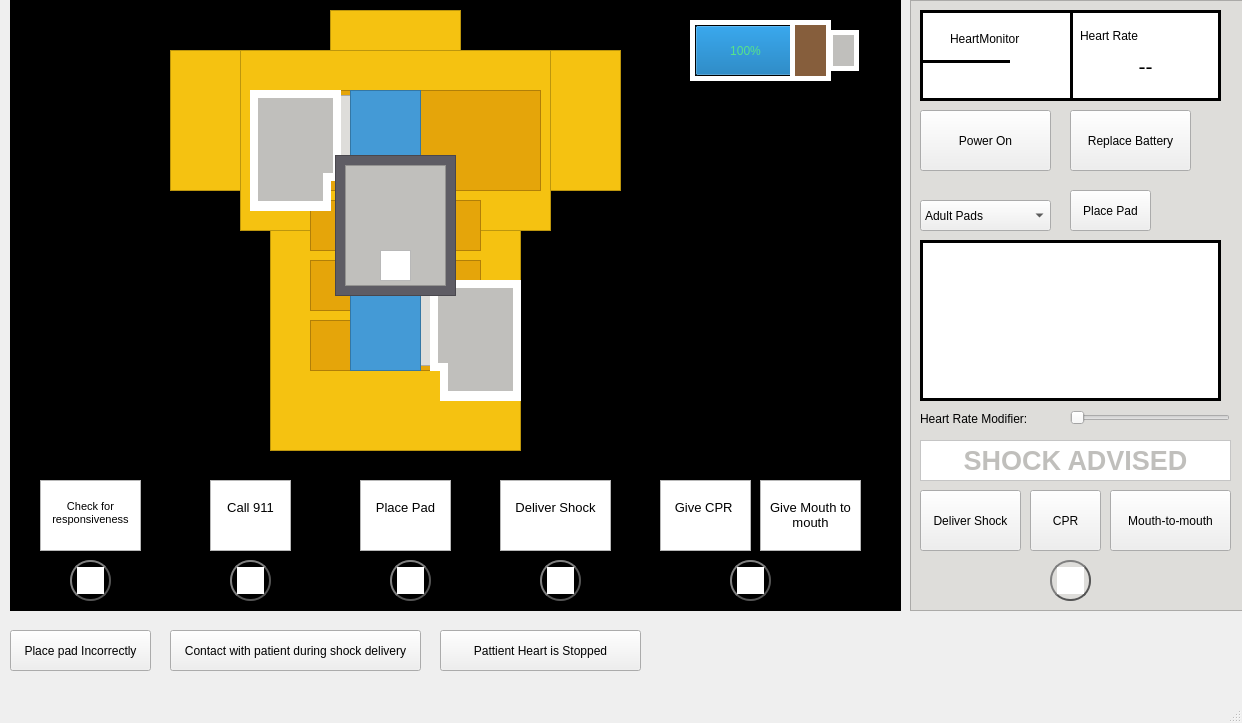
 <widget class="QMainWindow" name="MainWindow">
  <property name="geometry">
   <rect>
    <x>0</x>
    <y>0</y>
    <width>1242</width>
    <height>723</height>
   </rect>
  </property>
  <property name="windowTitle">
   <string>MainWindow</string>
  </property>
  <property name="styleSheet">
   <string notr="true"/>
  </property>
  <widget class="QWidget" name="centralwidget">
   <widget class="QTextEdit" name="AEDDisplay">
    <property name="geometry">
     <rect>
      <x>10</x>
      <y>0</y>
      <width>891</width>
      <height>611</height>
     </rect>
    </property>
    <property name="styleSheet">
     <string notr="true">background-color: rgb(0, 0, 0);</string>
    </property>
   </widget>
   <widget class="QTextEdit" name="textEdit">
    <property name="geometry">
     <rect>
      <x>910</x>
      <y>0</y>
      <width>341</width>
      <height>611</height>
     </rect>
    </property>
    <property name="styleSheet">
     <string notr="true">background-color: rgb(222, 221, 218);</string>
    </property>
   </widget>
   <widget class="QTextEdit" name="GUIConsole">
    <property name="geometry">
     <rect>
      <x>920</x>
      <y>240</y>
      <width>301</width>
      <height>161</height>
     </rect>
    </property>
    <property name="styleSheet">
     <string notr="true">border: 3px solid #555;
border-color: rgb(0, 0, 0);</string>
    </property>
   </widget>
   <widget class="QLineEdit" name="heartmonitorBox">
    <property name="geometry">
     <rect>
      <x>920</x>
      <y>10</y>
      <width>161</width>
      <height>91</height>
     </rect>
    </property>
    <property name="styleSheet">
     <string notr="true">border: 3px solid #555;
border-color: rgb(0, 0, 0);</string>
    </property>
   </widget>
   <widget class="QLineEdit" name="lineEdit_2">
    <property name="geometry">
     <rect>
      <x>1070</x>
      <y>10</y>
      <width>151</width>
      <height>91</height>
     </rect>
    </property>
    <property name="styleSheet">
     <string notr="true">border: 3px solid #555;
border-color: rgb(0, 0, 0);</string>
    </property>
   </widget>
   <widget class="QLabel" name="label">
    <property name="geometry">
     <rect>
      <x>1080</x>
      <y>20</y>
      <width>131</width>
      <height>31</height>
     </rect>
    </property>
    <property name="styleSheet">
     <string notr="true">font: 75 18pt &quot;DejaVu Sans&quot;;</string>
    </property>
    <property name="text">
     <string>Heart Rate</string>
    </property>
   </widget>
   <widget class="QPushButton" name="powerOn">
    <property name="geometry">
     <rect>
      <x>920</x>
      <y>110</y>
      <width>131</width>
      <height>61</height>
     </rect>
    </property>
    <property name="text">
     <string>Power On</string>
    </property>
   </widget>
   <widget class="QPushButton" name="replaceBattery">
    <property name="geometry">
     <rect>
      <x>1070</x>
      <y>110</y>
      <width>121</width>
      <height>61</height>
     </rect>
    </property>
    <property name="text">
     <string>Replace Battery</string>
    </property>
   </widget>
   <widget class="QComboBox" name="electrodePadOption">
    <property name="geometry">
     <rect>
      <x>920</x>
      <y>200</y>
      <width>131</width>
      <height>31</height>
     </rect>
    </property>
    <item>
     <property name="text">
      <string>Adult Pads</string>
     </property>
    </item>
    <item>
     <property name="text">
      <string>Child Pads</string>
     </property>
    </item>
   </widget>
   <widget class="QPushButton" name="shockDelivery">
    <property name="geometry">
     <rect>
      <x>920</x>
      <y>490</y>
      <width>101</width>
      <height>61</height>
     </rect>
    </property>
    <property name="text">
     <string>Deliver Shock</string>
    </property>
   </widget>
   <widget class="QPushButton" name="CPR">
    <property name="geometry">
     <rect>
      <x>1030</x>
      <y>490</y>
      <width>71</width>
      <height>61</height>
     </rect>
    </property>
    <property name="text">
     <string>CPR</string>
    </property>
    <property name="checkable">
     <bool>false</bool>
    </property>
    <property name="checked">
     <bool>false</bool>
    </property>
   </widget>
   <widget class="Line" name="line">
    <property name="geometry">
     <rect>
      <x>920</x>
      <y>60</y>
      <width>90</width>
      <height>3</height>
     </rect>
    </property>
    <property name="styleSheet">
     <string notr="true">border: 3px solid #555;
border-color: rgb(0, 0, 0);</string>
    </property>
    <property name="orientation">
     <enum>Qt::Horizontal</enum>
    </property>
   </widget>
   <widget class="QTextEdit" name="textEdit_2">
    <property name="geometry">
     <rect>
      <x>690</x>
      <y>20</y>
      <width>101</width>
      <height>61</height>
     </rect>
    </property>
    <property name="styleSheet">
     <string notr="true">border: 5px solid #555;
background-color: rgb(0, 0, 0);
border-color: rgb(255, 255, 255);</string>
    </property>
   </widget>
   <widget class="QProgressBar" name="batteryProgressBar">
    <property name="geometry">
     <rect>
      <x>695</x>
      <y>25</y>
      <width>101</width>
      <height>51</height>
     </rect>
    </property>
    <property name="styleSheet">
     <string notr="true">color: rgb(87, 227, 137);
background-color: rgb(0, 0, 0);
</string>
    </property>
    <property name="maximum">
     <number>100</number>
    </property>
    <property name="value">
     <number>100</number>
    </property>
    <property name="alignment">
     <set>Qt::AlignLeading|Qt::AlignLeft|Qt::AlignVCenter</set>
    </property>
    <property name="textVisible">
     <bool>true</bool>
    </property>
   </widget>
   <widget class="QTextEdit" name="textEdit_4">
    <property name="geometry">
     <rect>
      <x>790</x>
      <y>20</y>
      <width>41</width>
      <height>61</height>
     </rect>
    </property>
    <property name="styleSheet">
     <string notr="true">border: 5px solid #555;
background-color: rgb(134, 94, 60);
border-color: rgb(255, 255, 255);</string>
    </property>
   </widget>
   <widget class="QTextEdit" name="textEdit_5">
    <property name="geometry">
     <rect>
      <x>828</x>
      <y>30</y>
      <width>31</width>
      <height>41</height>
     </rect>
    </property>
    <property name="styleSheet">
     <string notr="true">border: 5px solid #555;
background-color: rgb(192, 191, 188);
border-color: rgb(255, 255, 255);</string>
    </property>
   </widget>
   <widget class="QTextEdit" name="textEdit_6">
    <property name="geometry">
     <rect>
      <x>240</x>
      <y>50</y>
      <width>311</width>
      <height>181</height>
     </rect>
    </property>
    <property name="styleSheet">
     <string notr="true">background-color: rgb(245, 194, 17);</string>
    </property>
   </widget>
   <widget class="QTextEdit" name="pad2">
    <property name="geometry">
     <rect>
      <x>350</x>
      <y>90</y>
      <width>71</width>
      <height>191</height>
     </rect>
    </property>
    <property name="styleSheet">
     <string notr="true">background-color: rgb(68, 154, 214);</string>
    </property>
   </widget>
   <widget class="QLabel" name="heartMonitor">
    <property name="geometry">
     <rect>
      <x>950</x>
      <y>30</y>
      <width>91</width>
      <height>17</height>
     </rect>
    </property>
    <property name="text">
     <string>HeartMonitor</string>
    </property>
   </widget>
   <widget class="QPushButton" name="placePad">
    <property name="geometry">
     <rect>
      <x>1070</x>
      <y>190</y>
      <width>81</width>
      <height>41</height>
     </rect>
    </property>
    <property name="text">
     <string>Place Pad</string>
    </property>
   </widget>
   <widget class="QTextEdit" name="pad1">
    <property name="geometry">
     <rect>
      <x>250</x>
      <y>90</y>
      <width>91</width>
      <height>91</height>
     </rect>
    </property>
    <property name="styleSheet">
     <string notr="true">border: 8px solid #555;
background-color: rgb(192, 191, 188);
border-color: rgb(255, 255, 255);
</string>
    </property>
   </widget>
   <widget class="QTextEdit" name="pad4">
    <property name="geometry">
     <rect>
      <x>430</x>
      <y>280</y>
      <width>91</width>
      <height>91</height>
     </rect>
    </property>
    <property name="styleSheet">
     <string notr="true">border: 8px solid #555;
background-color: rgb(192, 191, 188);
border-color: rgb(255, 255, 255);
</string>
    </property>
   </widget>
   <widget class="QTextEdit" name="BoobLeft">
    <property name="geometry">
     <rect>
      <x>250</x>
      <y>90</y>
      <width>141</width>
      <height>101</height>
     </rect>
    </property>
    <property name="styleSheet">
     <string notr="true">background-color: rgb(229, 165, 10);</string>
    </property>
   </widget>
   <widget class="QTextEdit" name="BoobRight">
    <property name="geometry">
     <rect>
      <x>400</x>
      <y>90</y>
      <width>141</width>
      <height>101</height>
     </rect>
    </property>
    <property name="styleSheet">
     <string notr="true">background-color: rgb(229, 165, 10);</string>
    </property>
   </widget>
   <widget class="QTextEdit" name="ab1">
    <property name="geometry">
     <rect>
      <x>310</x>
      <y>200</y>
      <width>81</width>
      <height>51</height>
     </rect>
    </property>
    <property name="styleSheet">
     <string notr="true">background-color: rgb(229, 165, 10);</string>
    </property>
   </widget>
   <widget class="QTextEdit" name="ab2">
    <property name="geometry">
     <rect>
      <x>400</x>
      <y>200</y>
      <width>81</width>
      <height>51</height>
     </rect>
    </property>
    <property name="styleSheet">
     <string notr="true">background-color: rgb(229, 165, 10);</string>
    </property>
   </widget>
   <widget class="QTextEdit" name="ab3">
    <property name="geometry">
     <rect>
      <x>310</x>
      <y>260</y>
      <width>81</width>
      <height>51</height>
     </rect>
    </property>
    <property name="styleSheet">
     <string notr="true">background-color: rgb(229, 165, 10);</string>
    </property>
   </widget>
   <widget class="QTextEdit" name="ab4">
    <property name="geometry">
     <rect>
      <x>400</x>
      <y>260</y>
      <width>81</width>
      <height>51</height>
     </rect>
    </property>
    <property name="styleSheet">
     <string notr="true">background-color: rgb(229, 165, 10);</string>
    </property>
   </widget>
   <widget class="QTextEdit" name="ab5">
    <property name="geometry">
     <rect>
      <x>310</x>
      <y>320</y>
      <width>81</width>
      <height>51</height>
     </rect>
    </property>
    <property name="styleSheet">
     <string notr="true">background-color: rgb(229, 165, 10);</string>
    </property>
   </widget>
   <widget class="QTextEdit" name="ab6">
    <property name="geometry">
     <rect>
      <x>400</x>
      <y>320</y>
      <width>81</width>
      <height>51</height>
     </rect>
    </property>
    <property name="styleSheet">
     <string notr="true">background-color: rgb(229, 165, 10);</string>
    </property>
   </widget>
   <widget class="QTextEdit" name="textEdit_15">
    <property name="geometry">
     <rect>
      <x>170</x>
      <y>50</y>
      <width>71</width>
      <height>141</height>
     </rect>
    </property>
    <property name="styleSheet">
     <string notr="true">background-color: rgb(245, 194, 17);</string>
    </property>
   </widget>
   <widget class="QTextEdit" name="textEdit_16">
    <property name="geometry">
     <rect>
      <x>550</x>
      <y>50</y>
      <width>71</width>
      <height>141</height>
     </rect>
    </property>
    <property name="styleSheet">
     <string notr="true">background-color: rgb(245, 194, 17);</string>
    </property>
   </widget>
   <widget class="QTextEdit" name="textEdit_17">
    <property name="geometry">
     <rect>
      <x>330</x>
      <y>10</y>
      <width>131</width>
      <height>41</height>
     </rect>
    </property>
    <property name="styleSheet">
     <string notr="true">background-color: rgb(245, 194, 17);</string>
    </property>
   </widget>
   <widget class="QTextEdit" name="textEdit_18">
    <property name="geometry">
     <rect>
      <x>270</x>
      <y>230</y>
      <width>251</width>
      <height>221</height>
     </rect>
    </property>
    <property name="styleSheet">
     <string notr="true">background-color: rgb(245, 194, 17);</string>
    </property>
   </widget>
   <widget class="QPushButton" name="placePadIncorrectly">
    <property name="geometry">
     <rect>
      <x>10</x>
      <y>630</y>
      <width>141</width>
      <height>41</height>
     </rect>
    </property>
    <property name="text">
     <string>Place pad Incorrectly</string>
    </property>
   </widget>
   <widget class="QTextEdit" name="pad3">
    <property name="geometry">
     <rect>
      <x>350</x>
      <y>290</y>
      <width>71</width>
      <height>81</height>
     </rect>
    </property>
    <property name="styleSheet">
     <string notr="true">background-color: rgb(68, 154, 214);</string>
    </property>
   </widget>
   <widget class="QPlainTextEdit" name="pad1_1">
    <property name="geometry">
     <rect>
      <x>250</x>
      <y>90</y>
      <width>81</width>
      <height>121</height>
     </rect>
    </property>
    <property name="styleSheet">
     <string notr="true">border: 2px solid #555;
border-color: rgb(255, 255, 255);</string>
    </property>
   </widget>
   <widget class="QTextEdit" name="pad1_2">
    <property name="geometry">
     <rect>
      <x>320</x>
      <y>95</y>
      <width>41</width>
      <height>81</height>
     </rect>
    </property>
    <property name="styleSheet">
     <string notr="true">background-color: rgb(222, 221, 218);</string>
    </property>
   </widget>
   <widget class="QTextEdit" name="pad1_3">
    <property name="geometry">
     <rect>
      <x>355</x>
      <y>220</y>
      <width>61</width>
      <height>81</height>
     </rect>
    </property>
    <property name="styleSheet">
     <string notr="true">background-color: rgb(222, 221, 218);</string>
    </property>
   </widget>
   <widget class="QTextEdit" name="pad1_5">
    <property name="geometry">
     <rect>
      <x>440</x>
      <y>280</y>
      <width>81</width>
      <height>121</height>
     </rect>
    </property>
    <property name="styleSheet">
     <string notr="true">border: 2px solid #555;
border-color: rgb(255, 255, 255);</string>
    </property>
   </widget>
   <widget class="QTextEdit" name="pad1_4">
    <property name="geometry">
     <rect>
      <x>410</x>
      <y>295</y>
      <width>41</width>
      <height>71</height>
     </rect>
    </property>
    <property name="styleSheet">
     <string notr="true">background-color: rgb(222, 221, 218);</string>
    </property>
   </widget>
   <widget class="QTextEdit" name="padChild1">
    <property name="geometry">
     <rect>
      <x>335</x>
      <y>155</y>
      <width>121</width>
      <height>141</height>
     </rect>
    </property>
    <property name="styleSheet">
     <string notr="true">background-color: rgb(94, 92, 100);</string>
    </property>
   </widget>
   <widget class="QTextEdit" name="padChild2">
    <property name="geometry">
     <rect>
      <x>345</x>
      <y>165</y>
      <width>101</width>
      <height>121</height>
     </rect>
    </property>
    <property name="styleSheet">
     <string notr="true">background-color: rgb(192, 191, 188);</string>
    </property>
   </widget>
   <widget class="QTextEdit" name="padChild3">
    <property name="geometry">
     <rect>
      <x>380</x>
      <y>250</y>
      <width>31</width>
      <height>31</height>
     </rect>
    </property>
   </widget>
   <widget class="QLabel" name="label_3">
    <property name="geometry">
     <rect>
      <x>920</x>
      <y>410</y>
      <width>141</width>
      <height>17</height>
     </rect>
    </property>
    <property name="text">
     <string>Heart Rate Modifier:</string>
    </property>
   </widget>
   <widget class="QSlider" name="horizontalSlider">
    <property name="geometry">
     <rect>
      <x>1070</x>
      <y>410</y>
      <width>160</width>
      <height>16</height>
     </rect>
    </property>
    <property name="minimum">
     <number>40</number>
    </property>
    <property name="maximum">
     <number>250</number>
    </property>
    <property name="orientation">
     <enum>Qt::Horizontal</enum>
    </property>
   </widget>
   <widget class="QTextEdit" name="currHeartRate">
    <property name="geometry">
     <rect>
      <x>1110</x>
      <y>50</y>
      <width>71</width>
      <height>41</height>
     </rect>
    </property>
    <property name="layoutDirection">
     <enum>Qt::LeftToRight</enum>
    </property>
    <property name="styleSheet">
     <string notr="true">border:0; 
font: 16pt &quot;DejaVu Sans&quot;;
text-align: center;</string>
    </property>
    <property name="html">
     <string>&lt;!DOCTYPE HTML PUBLIC &quot;-//W3C//DTD HTML 4.0//EN&quot; &quot;http://www.w3.org/TR/REC-html40/strict.dtd&quot;&gt;
&lt;html&gt;&lt;head&gt;&lt;meta name=&quot;qrichtext&quot; content=&quot;1&quot; /&gt;&lt;style type=&quot;text/css&quot;&gt;
p, li { white-space: pre-wrap; }
&lt;/style&gt;&lt;/head&gt;&lt;body style=&quot; font-family:'DejaVu Sans'; font-size:16pt; font-weight:400; font-style:normal;&quot;&gt;
&lt;p align=&quot;center&quot; style=&quot; margin-top:0px; margin-bottom:0px; margin-left:0px; margin-right:0px; -qt-block-indent:0; text-indent:0px;&quot;&gt;&lt;span style=&quot; font-family:'Sans';&quot;&gt;--&lt;/span&gt;&lt;/p&gt;&lt;/body&gt;&lt;/html&gt;</string>
    </property>
   </widget>
   <widget class="QPushButton" name="contactShockDelivery">
    <property name="geometry">
     <rect>
      <x>170</x>
      <y>630</y>
      <width>251</width>
      <height>41</height>
     </rect>
    </property>
    <property name="layoutDirection">
     <enum>Qt::LeftToRight</enum>
    </property>
    <property name="styleSheet">
     <string notr="true">font: 8pt &quot;DejaVu Sans&quot;;</string>
    </property>
    <property name="text">
     <string>Contact with patient during shock delivery</string>
    </property>
   </widget>
   <widget class="QTextEdit" name="pad1_7">
    <property name="geometry">
     <rect>
      <x>448</x>
      <y>300</y>
      <width>65</width>
      <height>91</height>
     </rect>
    </property>
    <property name="styleSheet">
     <string notr="true">border: 8px solid #555;
border-color: rgb(192, 191, 188);
background-color: rgb(192, 191, 188);</string>
    </property>
   </widget>
   <widget class="QTextEdit" name="pad1_6">
    <property name="geometry">
     <rect>
      <x>258</x>
      <y>110</y>
      <width>65</width>
      <height>91</height>
     </rect>
    </property>
    <property name="styleSheet">
     <string notr="true">border: 8px solid #555;
border-color: rgb(192, 191, 188);
background-color: rgb(192, 191, 188);
</string>
    </property>
   </widget>
   <widget class="QPushButton" name="mouthToMouth">
    <property name="geometry">
     <rect>
      <x>1110</x>
      <y>490</y>
      <width>121</width>
      <height>61</height>
     </rect>
    </property>
    <property name="text">
     <string>Mouth-to-mouth</string>
    </property>
   </widget>
   <widget class="QTextEdit" name="textEdit_7">
    <property name="geometry">
     <rect>
      <x>40</x>
      <y>480</y>
      <width>101</width>
      <height>71</height>
     </rect>
    </property>
    <property name="html">
     <string>&lt;!DOCTYPE HTML PUBLIC &quot;-//W3C//DTD HTML 4.0//EN&quot; &quot;http://www.w3.org/TR/REC-html40/strict.dtd&quot;&gt;
&lt;html&gt;&lt;head&gt;&lt;meta name=&quot;qrichtext&quot; content=&quot;1&quot; /&gt;&lt;style type=&quot;text/css&quot;&gt;
p, li { white-space: pre-wrap; }
&lt;/style&gt;&lt;/head&gt;&lt;body style=&quot; font-family:'Sans'; font-size:10pt; font-weight:400; font-style:normal;&quot;&gt;
&lt;p align=&quot;center&quot; style=&quot;-qt-paragraph-type:empty; margin-top:0px; margin-bottom:0px; margin-left:0px; margin-right:0px; -qt-block-indent:0; text-indent:0px;&quot;&gt;&lt;br /&gt;&lt;/p&gt;
&lt;p align=&quot;center&quot; style=&quot; margin-top:0px; margin-bottom:0px; margin-left:0px; margin-right:0px; -qt-block-indent:0; text-indent:0px;&quot;&gt;&lt;span style=&quot; font-size:8pt;&quot;&gt;Check for responsiveness&lt;/span&gt;&lt;/p&gt;&lt;/body&gt;&lt;/html&gt;</string>
    </property>
   </widget>
   <widget class="QTextEdit" name="textEdit_8">
    <property name="geometry">
     <rect>
      <x>210</x>
      <y>480</y>
      <width>81</width>
      <height>71</height>
     </rect>
    </property>
    <property name="html">
     <string>&lt;!DOCTYPE HTML PUBLIC &quot;-//W3C//DTD HTML 4.0//EN&quot; &quot;http://www.w3.org/TR/REC-html40/strict.dtd&quot;&gt;
&lt;html&gt;&lt;head&gt;&lt;meta name=&quot;qrichtext&quot; content=&quot;1&quot; /&gt;&lt;style type=&quot;text/css&quot;&gt;
p, li { white-space: pre-wrap; }
&lt;/style&gt;&lt;/head&gt;&lt;body style=&quot; font-family:'Sans'; font-size:10pt; font-weight:400; font-style:normal;&quot;&gt;
&lt;p align=&quot;center&quot; style=&quot;-qt-paragraph-type:empty; margin-top:0px; margin-bottom:0px; margin-left:0px; margin-right:0px; -qt-block-indent:0; text-indent:0px;&quot;&gt;&lt;br /&gt;&lt;/p&gt;
&lt;p align=&quot;center&quot; style=&quot; margin-top:0px; margin-bottom:0px; margin-left:0px; margin-right:0px; -qt-block-indent:0; text-indent:0px;&quot;&gt;Call 911&lt;/p&gt;&lt;/body&gt;&lt;/html&gt;</string>
    </property>
   </widget>
   <widget class="QTextEdit" name="textEdit_9">
    <property name="geometry">
     <rect>
      <x>500</x>
      <y>480</y>
      <width>111</width>
      <height>71</height>
     </rect>
    </property>
    <property name="html">
     <string>&lt;!DOCTYPE HTML PUBLIC &quot;-//W3C//DTD HTML 4.0//EN&quot; &quot;http://www.w3.org/TR/REC-html40/strict.dtd&quot;&gt;
&lt;html&gt;&lt;head&gt;&lt;meta name=&quot;qrichtext&quot; content=&quot;1&quot; /&gt;&lt;style type=&quot;text/css&quot;&gt;
p, li { white-space: pre-wrap; }
&lt;/style&gt;&lt;/head&gt;&lt;body style=&quot; font-family:'Sans'; font-size:10pt; font-weight:400; font-style:normal;&quot;&gt;
&lt;p align=&quot;center&quot; style=&quot;-qt-paragraph-type:empty; margin-top:0px; margin-bottom:0px; margin-left:0px; margin-right:0px; -qt-block-indent:0; text-indent:0px;&quot;&gt;&lt;br /&gt;&lt;/p&gt;
&lt;p align=&quot;center&quot; style=&quot; margin-top:0px; margin-bottom:0px; margin-left:0px; margin-right:0px; -qt-block-indent:0; text-indent:0px;&quot;&gt;Deliver Shock&lt;/p&gt;&lt;/body&gt;&lt;/html&gt;</string>
    </property>
   </widget>
   <widget class="QTextEdit" name="textEdit_10">
    <property name="geometry">
     <rect>
      <x>760</x>
      <y>480</y>
      <width>101</width>
      <height>71</height>
     </rect>
    </property>
    <property name="html">
     <string>&lt;!DOCTYPE HTML PUBLIC &quot;-//W3C//DTD HTML 4.0//EN&quot; &quot;http://www.w3.org/TR/REC-html40/strict.dtd&quot;&gt;
&lt;html&gt;&lt;head&gt;&lt;meta name=&quot;qrichtext&quot; content=&quot;1&quot; /&gt;&lt;style type=&quot;text/css&quot;&gt;
p, li { white-space: pre-wrap; }
&lt;/style&gt;&lt;/head&gt;&lt;body style=&quot; font-family:'Sans'; font-size:10pt; font-weight:400; font-style:normal;&quot;&gt;
&lt;p align=&quot;center&quot; style=&quot;-qt-paragraph-type:empty; margin-top:0px; margin-bottom:0px; margin-left:0px; margin-right:0px; -qt-block-indent:0; text-indent:0px;&quot;&gt;&lt;br /&gt;&lt;/p&gt;
&lt;p align=&quot;center&quot; style=&quot; margin-top:0px; margin-bottom:0px; margin-left:0px; margin-right:0px; -qt-block-indent:0; text-indent:0px;&quot;&gt;Give Mouth to mouth&lt;/p&gt;&lt;/body&gt;&lt;/html&gt;</string>
    </property>
   </widget>
   <widget class="QTextEdit" name="textEdit_11">
    <property name="geometry">
     <rect>
      <x>660</x>
      <y>480</y>
      <width>91</width>
      <height>71</height>
     </rect>
    </property>
    <property name="html">
     <string>&lt;!DOCTYPE HTML PUBLIC &quot;-//W3C//DTD HTML 4.0//EN&quot; &quot;http://www.w3.org/TR/REC-html40/strict.dtd&quot;&gt;
&lt;html&gt;&lt;head&gt;&lt;meta name=&quot;qrichtext&quot; content=&quot;1&quot; /&gt;&lt;style type=&quot;text/css&quot;&gt;
p, li { white-space: pre-wrap; }
&lt;/style&gt;&lt;/head&gt;&lt;body style=&quot; font-family:'Sans'; font-size:10pt; font-weight:400; font-style:normal;&quot;&gt;
&lt;p align=&quot;center&quot; style=&quot;-qt-paragraph-type:empty; margin-top:0px; margin-bottom:0px; margin-left:0px; margin-right:0px; -qt-block-indent:0; text-indent:0px;&quot;&gt;&lt;br /&gt;&lt;/p&gt;
&lt;p align=&quot;center&quot; style=&quot; margin-top:0px; margin-bottom:0px; margin-left:0px; margin-right:0px; -qt-block-indent:0; text-indent:0px;&quot;&gt;Give CPR &lt;/p&gt;&lt;/body&gt;&lt;/html&gt;</string>
    </property>
   </widget>
   <widget class="QTextEdit" name="textEdit_12">
    <property name="geometry">
     <rect>
      <x>360</x>
      <y>480</y>
      <width>91</width>
      <height>71</height>
     </rect>
    </property>
    <property name="html">
     <string>&lt;!DOCTYPE HTML PUBLIC &quot;-//W3C//DTD HTML 4.0//EN&quot; &quot;http://www.w3.org/TR/REC-html40/strict.dtd&quot;&gt;
&lt;html&gt;&lt;head&gt;&lt;meta name=&quot;qrichtext&quot; content=&quot;1&quot; /&gt;&lt;style type=&quot;text/css&quot;&gt;
p, li { white-space: pre-wrap; }
&lt;/style&gt;&lt;/head&gt;&lt;body style=&quot; font-family:'Sans'; font-size:10pt; font-weight:400; font-style:normal;&quot;&gt;
&lt;p align=&quot;center&quot; style=&quot;-qt-paragraph-type:empty; margin-top:0px; margin-bottom:0px; margin-left:0px; margin-right:0px; -qt-block-indent:0; text-indent:0px;&quot;&gt;&lt;br /&gt;&lt;/p&gt;
&lt;p align=&quot;center&quot; style=&quot; margin-top:0px; margin-bottom:0px; margin-left:0px; margin-right:0px; -qt-block-indent:0; text-indent:0px;&quot;&gt;Place Pad&lt;/p&gt;&lt;/body&gt;&lt;/html&gt;</string>
    </property>
   </widget>
   <widget class="QTextEdit" name="checkResponseIndc">
    <property name="geometry">
     <rect>
      <x>70</x>
      <y>560</y>
      <width>41</width>
      <height>41</height>
     </rect>
    </property>
    <property name="styleSheet">
     <string notr="true">color: #333;
border: 2px solid #555;
border-radius: 20px;
border-style: outset;
background: qradialgradient(
cx: 0.3, cy: -0.4, fx: 0.3, fy: -0.4,
radius: 1.35, stop: 0 #fff, stop: 1 #888
);
padding: 5px;
</string>
    </property>
   </widget>
   <widget class="QTextEdit" name="call911Indc">
    <property name="geometry">
     <rect>
      <x>230</x>
      <y>560</y>
      <width>41</width>
      <height>41</height>
     </rect>
    </property>
    <property name="styleSheet">
     <string notr="true">color: #333;
border: 2px solid #555;
border-radius: 20px;
border-style: outset;
background: qradialgradient(
cx: 0.3, cy: -0.4, fx: 0.3, fy: -0.4,
radius: 1.35, stop: 0 #fff, stop: 1 #888
);
padding: 5px;
</string>
    </property>
   </widget>
   <widget class="QTextEdit" name="padPlacedIndc">
    <property name="geometry">
     <rect>
      <x>390</x>
      <y>560</y>
      <width>41</width>
      <height>41</height>
     </rect>
    </property>
    <property name="styleSheet">
     <string notr="true">color: #333;
border: 2px solid #555;
border-radius: 20px;
border-style: outset;
background: qradialgradient(
cx: 0.3, cy: -0.4, fx: 0.3, fy: -0.4,
radius: 1.35, stop: 0 #fff, stop: 1 #888
);
padding: 5px;
</string>
    </property>
   </widget>
   <widget class="QTextEdit" name="shockDeliveredIndc">
    <property name="geometry">
     <rect>
      <x>540</x>
      <y>560</y>
      <width>41</width>
      <height>41</height>
     </rect>
    </property>
    <property name="styleSheet">
     <string notr="true">color: #333;
border: 2px solid #555;
border-radius: 20px;
border-style: outset;
background: qradialgradient(
cx: 0.3, cy: -0.4, fx: 0.3, fy: -0.4,
radius: 1.35, stop: 0 #fff, stop: 1 #888
);
padding: 5px;
</string>
    </property>
   </widget>
   <widget class="QTextEdit" name="cprMouthIndc">
    <property name="geometry">
     <rect>
      <x>730</x>
      <y>560</y>
      <width>41</width>
      <height>41</height>
     </rect>
    </property>
    <property name="styleSheet">
     <string notr="true">color: #333;
border: 2px solid #555;
border-radius: 20px;
border-style: outset;
background: qradialgradient(
cx: 0.3, cy: -0.4, fx: 0.3, fy: -0.4,
radius: 1.35, stop: 0 #fff, stop: 1 #888
);
padding: 5px;
</string>
    </property>
   </widget>
   <widget class="QTextEdit" name="cprMouthIndc_2">
    <property name="geometry">
     <rect>
      <x>1050</x>
      <y>560</y>
      <width>41</width>
      <height>41</height>
     </rect>
    </property>
    <property name="styleSheet">
     <string notr="true">color: #333;
border: 2px solid #555;
border-radius: 20px;
border-style: outset;
background: qradialgradient(
cx: 0.3, cy: -0.4, fx: 0.3, fy: -0.4,
radius: 1.35, stop: 0 #fff, stop: 1 #888
);
padding: 5px;
</string>
    </property>
   </widget>
   <widget class="QTextEdit" name="shockAdvised">
    <property name="geometry">
     <rect>
      <x>920</x>
      <y>440</y>
      <width>311</width>
      <height>41</height>
     </rect>
    </property>
    <property name="styleSheet">
     <string notr="true">font: 20pt;
color: rgb(192, 191, 188);
background-color: rgb(255, 255, 255);</string>
    </property>
    <property name="readOnly">
     <bool>false</bool>
    </property>
    <property name="html">
     <string>&lt;!DOCTYPE HTML PUBLIC &quot;-//W3C//DTD HTML 4.0//EN&quot; &quot;http://www.w3.org/TR/REC-html40/strict.dtd&quot;&gt;
&lt;html&gt;&lt;head&gt;&lt;meta name=&quot;qrichtext&quot; content=&quot;1&quot; /&gt;&lt;style type=&quot;text/css&quot;&gt;
p, li { white-space: pre-wrap; }
&lt;/style&gt;&lt;/head&gt;&lt;body style=&quot; font-family:'Sans'; font-size:20pt; font-weight:400; font-style:normal;&quot;&gt;
&lt;p align=&quot;center&quot; style=&quot; margin-top:0px; margin-bottom:0px; margin-left:0px; margin-right:0px; -qt-block-indent:0; text-indent:0px;&quot;&gt;&lt;span style=&quot; font-family:'DejaVu Sans'; font-weight:600;&quot;&gt;SHOCK ADVISED&lt;/span&gt;&lt;/p&gt;&lt;/body&gt;&lt;/html&gt;</string>
    </property>
   </widget>
   <widget class="QPushButton" name="heartIsStopped">
    <property name="geometry">
     <rect>
      <x>440</x>
      <y>630</y>
      <width>201</width>
      <height>41</height>
     </rect>
    </property>
    <property name="text">
     <string>Pattient Heart is Stopped</string>
    </property>
   </widget>
   <zorder>AEDDisplay</zorder>
   <zorder>textEdit</zorder>
   <zorder>GUIConsole</zorder>
   <zorder>heartmonitorBox</zorder>
   <zorder>lineEdit_2</zorder>
   <zorder>label</zorder>
   <zorder>powerOn</zorder>
   <zorder>replaceBattery</zorder>
   <zorder>electrodePadOption</zorder>
   <zorder>shockDelivery</zorder>
   <zorder>CPR</zorder>
   <zorder>line</zorder>
   <zorder>textEdit_2</zorder>
   <zorder>batteryProgressBar</zorder>
   <zorder>textEdit_4</zorder>
   <zorder>textEdit_5</zorder>
   <zorder>textEdit_6</zorder>
   <zorder>heartMonitor</zorder>
   <zorder>placePad</zorder>
   <zorder>BoobLeft</zorder>
   <zorder>BoobRight</zorder>
   <zorder>textEdit_15</zorder>
   <zorder>textEdit_16</zorder>
   <zorder>textEdit_17</zorder>
   <zorder>textEdit_18</zorder>
   <zorder>ab1</zorder>
   <zorder>ab2</zorder>
   <zorder>ab3</zorder>
   <zorder>ab4</zorder>
   <zorder>ab5</zorder>
   <zorder>ab6</zorder>
   <zorder>placePadIncorrectly</zorder>
   <zorder>pad1_1</zorder>
   <zorder>pad1_2</zorder>
   <zorder>pad1</zorder>
   <zorder>pad1_3</zorder>
   <zorder>pad2</zorder>
   <zorder>pad1_5</zorder>
   <zorder>pad1_4</zorder>
   <zorder>pad3</zorder>
   <zorder>pad4</zorder>
   <zorder>padChild1</zorder>
   <zorder>padChild2</zorder>
   <zorder>padChild3</zorder>
   <zorder>label_3</zorder>
   <zorder>horizontalSlider</zorder>
   <zorder>currHeartRate</zorder>
   <zorder>contactShockDelivery</zorder>
   <zorder>pad1_7</zorder>
   <zorder>pad1_6</zorder>
   <zorder>mouthToMouth</zorder>
   <zorder>textEdit_7</zorder>
   <zorder>textEdit_8</zorder>
   <zorder>textEdit_9</zorder>
   <zorder>textEdit_10</zorder>
   <zorder>textEdit_11</zorder>
   <zorder>textEdit_12</zorder>
   <zorder>checkResponseIndc</zorder>
   <zorder>call911Indc</zorder>
   <zorder>padPlacedIndc</zorder>
   <zorder>shockDeliveredIndc</zorder>
   <zorder>cprMouthIndc</zorder>
   <zorder>cprMouthIndc_2</zorder>
   <zorder>shockAdvised</zorder>
   <zorder>heartIsStopped</zorder>
  </widget>
  <widget class="QMenuBar" name="menubar">
   <property name="geometry">
    <rect>
     <x>0</x>
     <y>0</y>
     <width>1242</width>
     <height>22</height>
    </rect>
   </property>
  </widget>
  <widget class="QStatusBar" name="statusbar"/>
 </widget>
